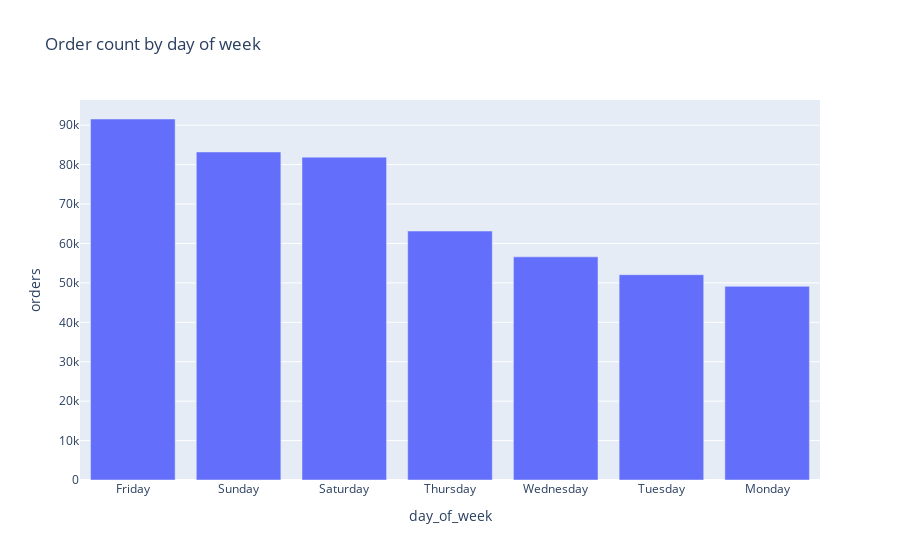

Notebook code cell kept with this figure:
### Markdown cell above
## Analysis of Peak Order Times and Dates

### Time Consistency:
- **Observation**: All top order instances occurred consistently at 21:00 (9 PM).
- **Implication**: Indicates a peak demand period for orders, likely related to dinner time preferences. This can assist in optimizing courier schedules and marketing strategies to meet high demand efficiently.

### Day Consistency:
- **Observation**: Four out of the top five highest order days are Fridays, with one occurrence on a Saturday.
- **Implication**: This trend suggests higher order volumes toward the end of the week, potentially due to weekend preparations or leisure activities. Operational strategies should consider increased resources during these times.

### Date-Specific Insights:
- **September 24, 2021 (Friday)**: Aligns with La Mercè celebrations, likely boosting orders due to city-wide festivities and increased social activities.
- **July 23, 2021 (Friday)**: Typical high demand during the summer, potentially enhanced by vacation season and leisure activities.
- **March 26, 2021 (Friday)**: Reflects regular end-of-week demand without correlation to specific public events.
- **December 25, 2021 (Saturday, Christmas Day)**: Despite being a major holiday when many restaurants might close, the demand spikes possibly due to limited dining options and preferences for convenience.
- **January 7, 2022 (Friday)**: Comes shortly after New Year's Day and during Three Kings Day celebrations, contributing to higher than usual order volumes.

### Operational Recommendations:
- **Enhance Courier Availability**: Particularly on Friday evenings and notable holidays, ensure sufficient couriers are available to handle the surge in orders.
- **Marketing Initiatives**: Deploy targeted promotions during identified peak times to increase order volumes and customer engagement.
- **Adjust Operational Hours**: Consider extending operational hours during peak days or adjusting staff schedules to accommodate the increased demand.

### Code cell
# plot order count by day of week in a bar chart plotly
grouped = eda_train.groupby('day_of_week')['orders'].sum().reset_index()

# sort data 
grouped = grouped.sort_values('orders', ascending=False)

fig = px.bar(grouped, x='day_of_week', y='orders', title='Order count by day of week')
fig.show()

### Figure 1 — Plotly figure (JSON) as saved in the notebook; plotly's stock layout.template omitted (floating-point values rounded to 4 significant figures)
{"data": [{"alignmentgroup": "True", "hovertemplate": "day_of_week=%{x}<br>orders=%{y}<extra></extra>", "legendgroup": "", "marker": {"color": "#636efa", "pattern": {"shape": ""}}, "name": "", "offsetgroup": "", "orientation": "v", "showlegend": false, "textposition": "auto", "type": "bar", "x": ["Friday", "Sunday", "Saturday", "Thursday", "Wednesday", "Tuesday", "Monday"], "xaxis": "x", "y": [91567, 83200, 81895, 63146, 56596, 52077, 49120], "yaxis": "y"}], "layout": {"barmode": "relative", "legend": {"tracegroupgap": 0}, "title": {"text": "Order count by day of week"}, "xaxis": {"anchor": "y", "domain": [0, 1], "title": {"text": "day_of_week"}}, "yaxis": {"anchor": "x", "domain": [0, 1], "title": {"text": "orders"}}}}
